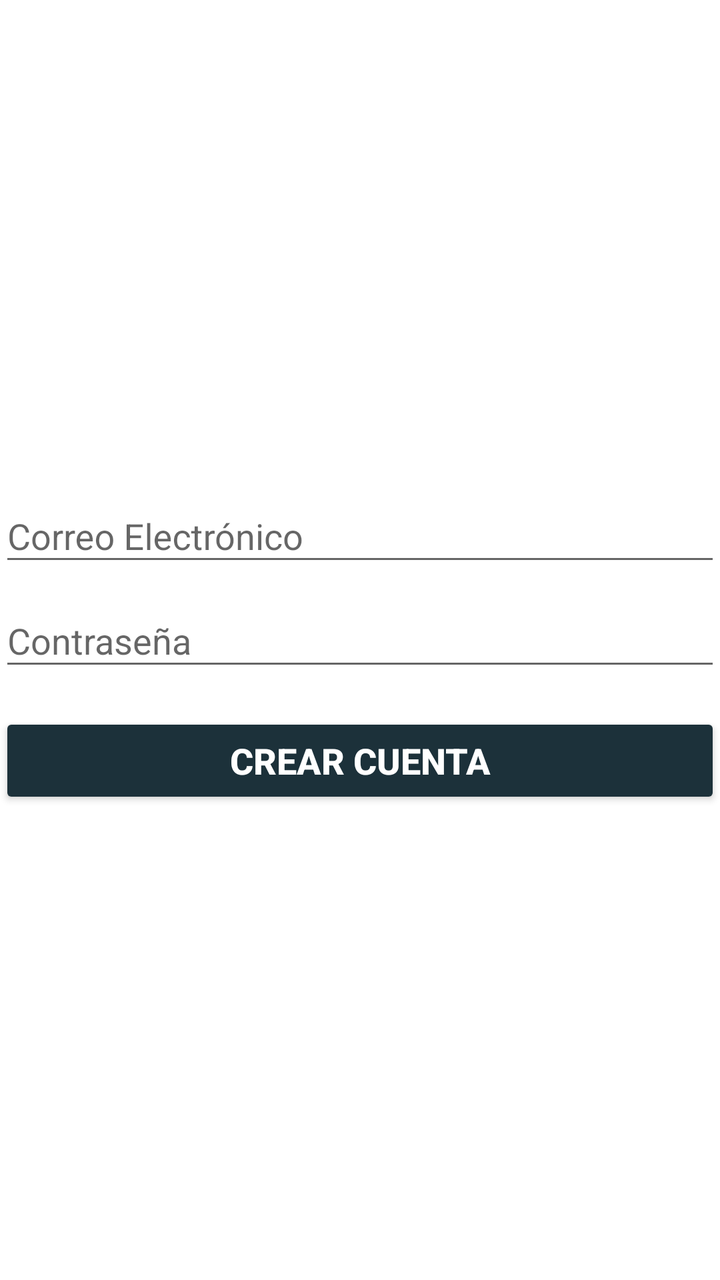
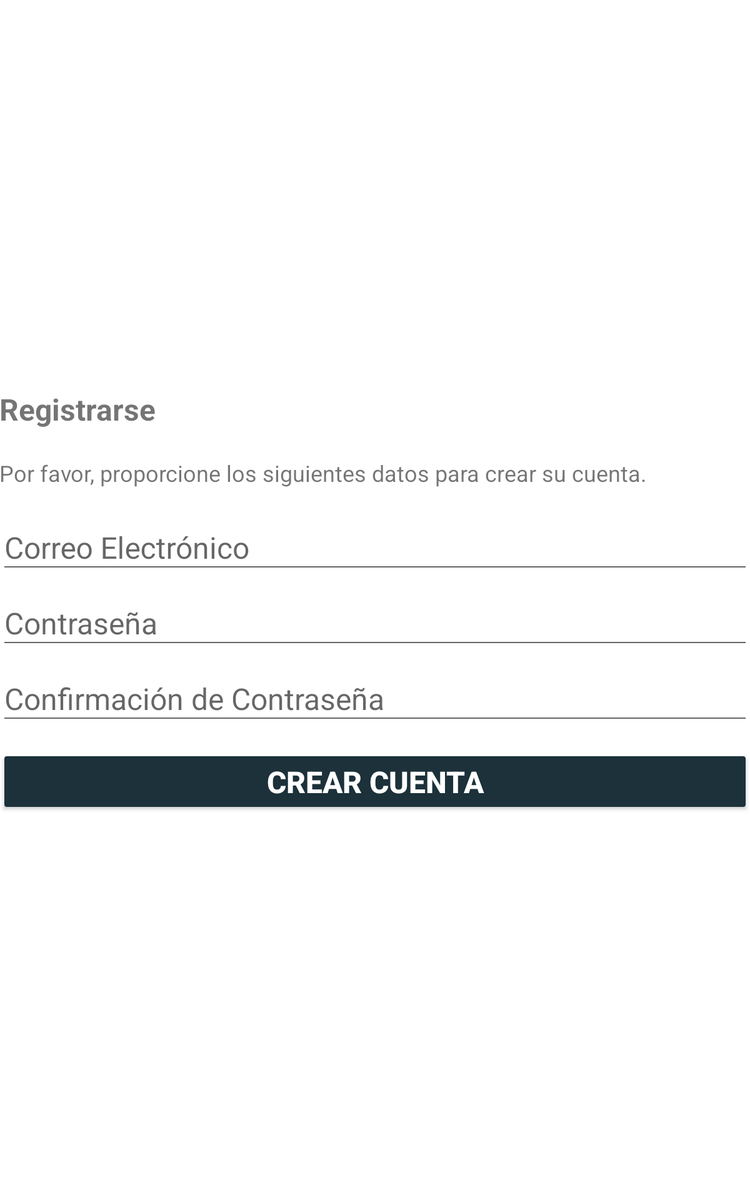

An Android layout and its configuration variant, each rendered on a device that would load it. The default file and the variant file are quoted in full after the pictures.
<!-- AndroidManifest.xml: application theme AppTheme.NoActionBar -->
<!-- res/layout/activity_sign_up.xml -->
<RelativeLayout xmlns:android="http://schemas.android.com/apk/res/android"
    xmlns:tools="http://schemas.android.com/tools"
    android:layout_width="match_parent"
    android:layout_height="match_parent"
    android:gravity="center_vertical|center_horizontal"
    android:orientation="vertical"
    android:paddingBottom="@dimen/activity_vertical_margin"
    android:paddingLeft="@dimen/activity_horizontal_margin"
    android:paddingRight="@dimen/activity_horizontal_margin"
    android:paddingTop="@dimen/activity_vertical_margin"
    tools:context="com.rialvik.autiyoda.SignUpActivity">

    
    <ProgressBar
        android:id="@+id/sign_up_progress"
        style="?android:attr/progressBarStyleLarge"
        android:layout_width="wrap_content"
        android:layout_height="wrap_content"
        android:layout_marginBottom="8dp"
        android:visibility="gone" />

    <ScrollView
        android:id="@+id/sign_up_form"
        android:layout_width="match_parent"
        android:layout_height="wrap_content">

        <LinearLayout
            android:id="@+id/email_sign_up_form"
            android:layout_width="match_parent"
            android:layout_height="wrap_content"
            android:gravity="center_vertical|center_horizontal|center"
            android:orientation="vertical">

            <android.support.design.widget.TextInputLayout
                android:layout_width="match_parent"
                android:layout_height="wrap_content">

                <AutoCompleteTextView
                    android:id="@+id/email"
                    android:layout_width="match_parent"
                    android:layout_height="wrap_content"
                    android:hint="@string/prompt_email"
                    android:inputType="textEmailAddress"
                    android:maxLines="1"
                    android:singleLine="true" />

            </android.support.design.widget.TextInputLayout>

            <android.support.design.widget.TextInputLayout
                android:layout_width="match_parent"
                android:layout_height="wrap_content">

                <EditText
                    android:id="@+id/password"
                    android:layout_width="match_parent"
                    android:layout_height="wrap_content"
                    android:hint="@string/prompt_password"
                    android:imeActionId="6"
                    android:imeActionLabel="@string/action_sign_in_short"
                    android:imeOptions="actionUnspecified"
                    android:inputType="textPassword"
                    android:maxLines="1"
                    android:singleLine="true" />

            </android.support.design.widget.TextInputLayout>

            <Button
                android:id="@+id/email_sign_up_button"
                style="@style/Widget.AppCompat.Button.Colored"
                android:layout_width="match_parent"
                android:layout_height="wrap_content"
                android:layout_marginTop="16dp"
                android:text="@string/signUp"
                android:textSize="18sp"
                android:textStyle="bold" />

        </LinearLayout>
    </ScrollView>

</RelativeLayout>
<!-- resources referenced by this layout -->
<resources>
  <string name="action_sign_in_short">Iniciar Sesión</string>
  <string name="prompt_email">Correo Electrónico</string>
  <string name="prompt_password">Contraseña</string>
  <string name="signUp">Crear Cuenta</string>
  <style name="AppTheme.NoActionBar">
          <item name="windowActionBar">false</item>
          <item name="windowNoTitle">true</item>
      </style>
</resources>
<!-- res/layout-sw600dp/activity_sign_up.xml (the repository's variant of the layout above) -->
<!-- drawn on a 7-inch tablet held upright -->
<RelativeLayout xmlns:android="http://schemas.android.com/apk/res/android"
    xmlns:tools="http://schemas.android.com/tools"
    android:layout_width="match_parent"
    android:layout_height="match_parent"
    android:gravity="center_vertical|center_horizontal"
    android:orientation="vertical"
    android:paddingBottom="@dimen/activity_vertical_margin"
    android:paddingLeft="@dimen/activity_horizontal_margin"
    android:paddingRight="@dimen/activity_horizontal_margin"
    android:paddingTop="@dimen/activity_vertical_margin"
    tools:context="com.rialvik.autiyoda.SignUpActivity">

    
    <ProgressBar
        android:id="@+id/sign_up_progress"
        style="?android:attr/progressBarStyleLarge"
        android:layout_width="wrap_content"
        android:layout_height="wrap_content"
        android:layout_marginBottom="8dp"
        android:visibility="gone" />

    <ScrollView
        android:id="@+id/sign_up_form"
        android:layout_width="match_parent"
        android:layout_height="wrap_content"
        android:layout_alignParentTop="true"
        android:layout_centerHorizontal="true"
        android:layout_marginTop="3dp">

        <LinearLayout
            android:id="@+id/email_sign_up_form"
            android:layout_width="match_parent"
            android:layout_height="wrap_content"
            android:gravity="center_vertical|center_horizontal|center"
            android:orientation="vertical">

            <TextView
                android:id="@+id/welcome"
                android:layout_width="match_parent"
                android:layout_height="wrap_content"
                android:paddingBottom="10pt"
                android:text="@string/sign_up_form_title"
                android:textSize="24sp"
                android:textStyle="bold" />

            <TextView
                android:id="@+id/sign_up_indications"
                android:layout_width="match_parent"
                android:layout_height="wrap_content"
                android:paddingBottom="5pt"
                android:text="@string/sign_up_indications"
                android:textSize="18sp" />

            <android.support.design.widget.TextInputLayout
                android:layout_width="match_parent"
                android:layout_height="wrap_content">

                <AutoCompleteTextView
                    android:id="@+id/email"
                    android:layout_width="match_parent"
                    android:layout_height="wrap_content"
                    android:hint="@string/prompt_email"
                    android:inputType="textEmailAddress"
                    android:maxLines="1"
                    android:singleLine="true"
                    android:textAlignment="center"
                    android:textSize="24sp" />

            </android.support.design.widget.TextInputLayout>

            <android.support.design.widget.TextInputLayout
                android:layout_width="match_parent"
                android:layout_height="match_parent">

                <EditText
                    android:id="@+id/password"
                    android:layout_width="match_parent"
                    android:layout_height="wrap_content"
                    android:hint="@string/prompt_password"
                    android:imeActionId="6"
                    android:imeActionLabel="@string/action_sign_in_short"
                    android:imeOptions="actionUnspecified"
                    android:inputType="textPassword"
                    android:maxLines="1"
                    android:singleLine="true"
                    android:textAlignment="center"
                    android:textSize="24sp" />

            </android.support.design.widget.TextInputLayout>

            <android.support.design.widget.TextInputLayout
                android:layout_width="match_parent"
                android:layout_height="wrap_content">

                <EditText
                    android:id="@+id/password_confirmation"
                    android:layout_width="match_parent"
                    android:layout_height="wrap_content"
                    android:hint="@string/prompt_password_confirmation"
                    android:imeActionId="6"
                    android:imeActionLabel="@string/action_sign_in_short"
                    android:imeOptions="actionUnspecified"
                    android:inputType="textPassword"
                    android:maxLines="1"
                    android:singleLine="true"
                    android:textAlignment="center"
                    android:textSize="24sp" />

            </android.support.design.widget.TextInputLayout>

            <Button
                android:id="@+id/email_sign_up_button"
                style="@style/Widget.AppCompat.Button.Colored"
                android:layout_width="match_parent"
                android:layout_height="wrap_content"
                android:layout_marginTop="16dp"
                android:text="@string/signUp"
                android:textSize="24sp"
                android:textStyle="bold" />

        </LinearLayout>
    </ScrollView>

</RelativeLayout>
<!-- resources referenced by the variant -->
<!-- as a 7-inch tablet held upright resolves them -->
<resources>
  <string name="action_sign_in_short">Iniciar Sesión</string>
  <string name="prompt_email">Correo Electrónico</string>
  <string name="prompt_password">Contraseña</string>
  <string name="prompt_password_confirmation">Confirmación de Contraseña</string>
  <string name="signUp">Crear Cuenta</string>
  <string name="sign_up_form_title">Registrarse</string>
  <string name="sign_up_indications">Por favor, proporcione los siguientes datos para crear su cuenta.</string>
  <style name="AppTheme.NoActionBar">
          <item name="windowActionBar">false</item>
          <item name="windowNoTitle">true</item>
      </style>
</resources>
